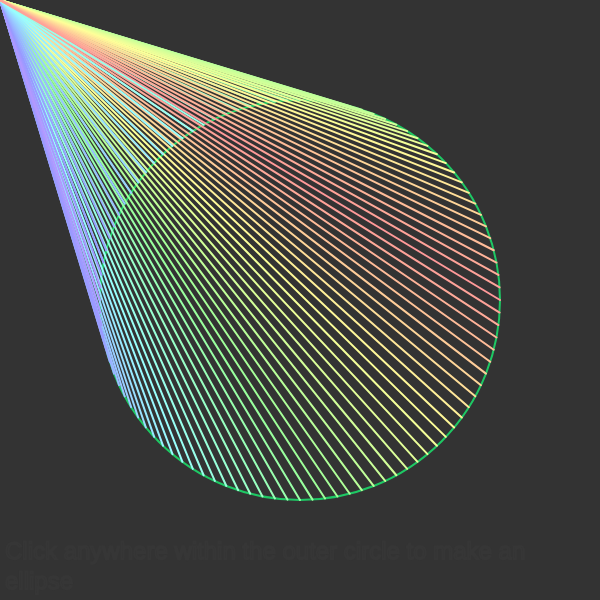
Frame 1 (no input)
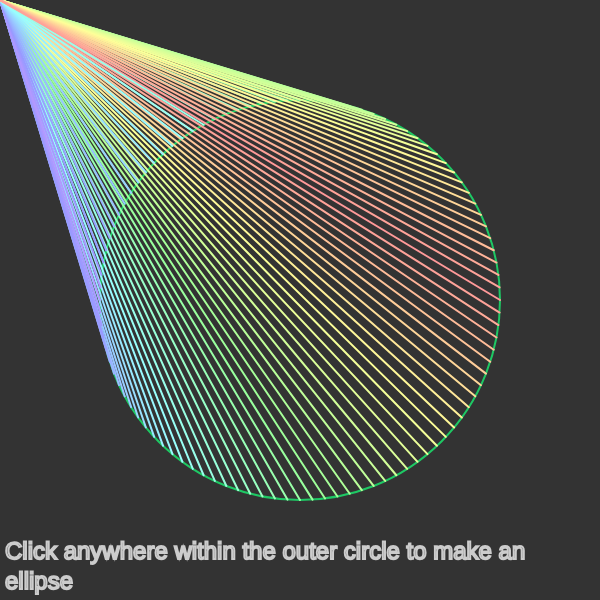
Frame 60 (no input)
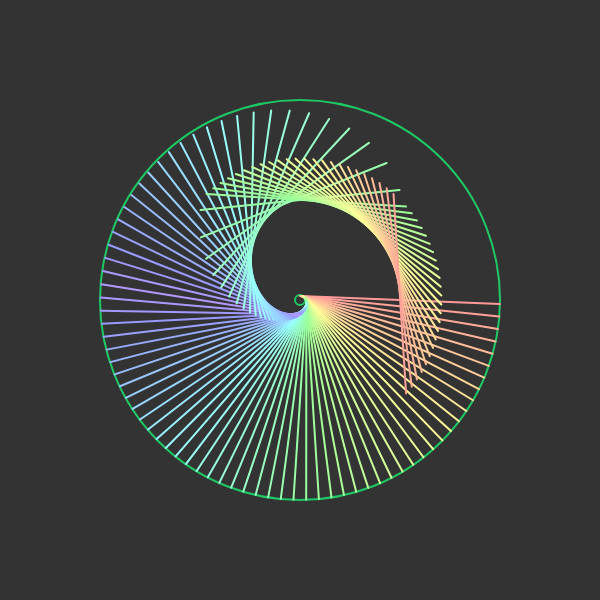
Frame 120 (the mouse pressed at the canvas centre since frame 60)

The p5.js sketch that drew these frames (run headless with seeded random() and noise() and a simulated clock; from frame 60 on, the mouse is pressed at the canvas centre):

// p5.js sketch
// ── sketch.js
// project inpsired by minutePhysics and 3Blue1Brown's video on Feynman's Lost Lecture (ft.
// 3Blue1Brown)(https://www.youtube.com/watch?v=xdIjYBtnvZU&t)
const bgColor = 20;
const canvasSize = 600;
const radius = 200;
const lineCount = 100;
const angleIncrement = 360 / lineCount;
const textMax = 200;
const text_x = -canvasSize / 2 + 5;
const text_y = canvasSize / 2.5;
const text_message = "Click anywhere within the outer circle to make an ellipse";
const text_x_wrapper = canvasSize;
const text_y_wrapper = 100;
const text_size = 24;
const line_color = "#1ec864";
const hu_increment = 255 / (.5 * lineCount);
const s = 40;
const b = 100;
var lines = [];
var turn = false;
var textColor = bgColor;

function setup() {
    noFill();
    createCanvas(canvasSize, canvasSize);
    angleMode(DEGREES);
    strokeWeight(2);
    colorMode(HSB);
    textSize(text_size);
}

function draw() {
    var mX = mouseX - canvasSize / 2;
    var mY = mouseY - canvasSize / 2;

    background(bgColor);

    // center coordinates
    translate(canvasSize / 2, canvasSize / 2);

    stroke(line_color);
    // outer circle
    ellipse(0, 0, radius * 2, radius * 2);
    // mouse indicator
    ellipse(mX, mY, 10, 10);

    if (!turn) {

        // draw lines from mouse to outer circle
        for (let i = 0; i < lineCount; i++) {
            if (i < lineCount / 2) {
                // console.log(`${i} is at ${i * hu_increment}`);
                stroke(i * hu_increment, s, b);
            } else {
                // console.log(`${i} is at ${255 - (i * hu_increment)}`);
                stroke(255 - ((i - lineCount / 2) * hu_increment), s, b);
            }
            line(mX, mY, radius * cos(i * angleIncrement), radius * sin(i * angleIncrement));
        }

        // clear lines
        if (lines.length != 0) {
            lines = [];
        }

        // gradient change
        if (textColor < textMax) {
            textColor++;
        }
        stroke(textColor);
        text(text_message, text_x, text_y, text_x_wrapper, text_y_wrapper);

    } else {
        // text first so lines overlay the text
        if (textColor > bgColor) {
            textColor--;
        }
        stroke(textColor);
        text(text_message, text_x, text_y, text_x_wrapper, text_y_wrapper);


        // save lines before clicking
        if (lines.length == 0) {
            for (let i = 0; i < lineCount; i++) {
                lines.push(new Line(mX, mY, radius * cos(i * angleIncrement), radius * sin(i * angleIncrement)));
            }
        }

        for (let i = 0; i < lineCount; i++) {

            // for a sort of snappy animation
            if (lines[i].angle < 90) {
                lines[i].angle += (lines[i].angle + 1) / ((lineCount - i + 1) * 0.5);
                if (90 - lines[i].angle < 0.1) {
                    lines[i].angle = 90;
                }
            }

            // finding hypotenuse
            var r = sqrt(sq(abs(lines[i].x1 - lines[i].x2)) + sq(abs(lines[i].y1 - lines[i].y2))) / 2;
            var theta = 0;

            // so we don't divide by 0
            if ((lines[i].x1 - lines[i].x2) != 0) {
                theta = atan((lines[i].y1 - lines[i].y2) / (lines[i].x1 - lines[i].x2));
            }

            // arctan may sometimes need +180 for correct angle. See math.
            if ((lines[i].x1 - lines[i].x2) < 0) {
                theta += 180;
            }

            var x_offset = r * cos(theta) + lines[i].x2;
            var y_offset = r * sin(theta) + lines[i].y2;

            var x1 = r * cos(lines[i].angle + theta) + x_offset;
            var x2 = -r * cos(lines[i].angle + theta) + x_offset;

            var y1 = r * sin(lines[i].angle + theta) + y_offset;
            var y2 = -r * sin(lines[i].angle + theta) + y_offset;
            if (i < lineCount / 2) {
                // console.log(`${i} is at ${i * hu_increment}`);
                stroke(i * hu_increment, s, b);
            } else {
                // console.log(`${i} is at ${255 - (i * hu_increment)}`);
                stroke(255 - ((i - lineCount / 2) * hu_increment), s, b);
            }
            line(x1, y1, x2, y2);
        }
    }
}

function mousePressed() {
    turn = !turn;
}


class Line {
    constructor(x1, y1, x2, y2) {
        this.x1 = x1;
        this.x2 = x2;
        this.y1 = y1;
        this.y2 = y2;
        this.angle = 0;
    }
}
